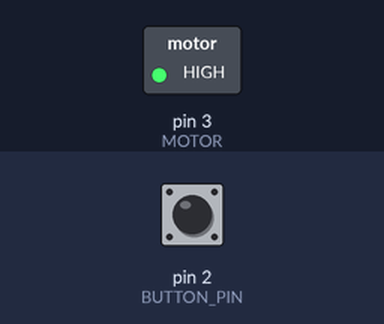
A sketch run on a simulated Arduino Uno, built with avr-gcc and run on an emulated ATmega328P. On the bench: switched loads named in the sketch (green lamp = pin HIGH). The inputs (shaded band) are chosen by the test bench; at power-on: pin 2 (BUTTON_PIN) HIGH.

Above: at 0.1 s.
At 120.1 s:
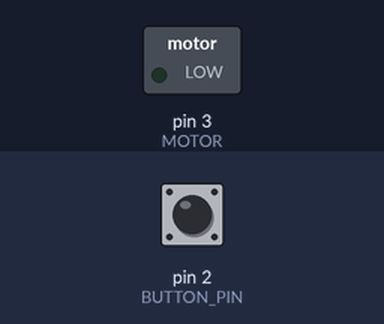
Timing chart, 0 to 121.6 s (numbered marks = the images above):
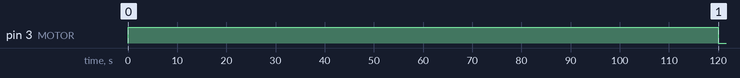

Measured:
- by itself, pin 3 (MOTOR): HIGH → LOW at 120 s

The sketch:

Chimenea_con_pulsador.ino.ino
```cpp
// Codigo escrito por Adrian Lara para Kamikaze Soluciones Electronicas.

#define MOTOR 3  // Ajusta el pin D3 para alimentar MOTOR atraves del Transistor TIP122
#define BUTTON_PIN 2  // Ajusta el pin D2 del pulsador para cambio de Estado

unsigned long tiempoAnterior = 0;
const unsigned long tiempoEncendido = 120000;  // 2 minutos en milisegundos
const unsigned long tiempoApagado = 300000;    // 5 minutos en milisegundos
boolean estadoMotor = HIGH;
boolean cambioRutina = false;

void setup() {
  pinMode(MOTOR, OUTPUT);
  pinMode(BUTTON_PIN, INPUT_PULLUP);  // Configura el pin D2 del pulsador como entrada con pull-up
  digitalWrite(MOTOR, estadoMotor);  // Inicia encendido del MOTOR
}

void loop() {
  unsigned long tiempoActual = millis();

  // Verifica el estado del pulsador
  if (digitalRead(BUTTON_PIN) == LOW) {
    // Pulsador presionado, marca el cambio de rutina
    cambioRutina = true;
    delay(50);  // Anti-rebote (puedes ajustar este valor según sea necesario)
  }

  // Cambio de rutina si el pulsador fue presionado
  if (cambioRutina) {
    cambioRutina = false;  // Reinicia la marca de cambio de rutina
    tiempoAnterior = tiempoActual;  // Reinicia el tiempo para la nueva rutina
    estadoMotor = HIGH;  // Enciende el MOTOR de manera continua
    digitalWrite(MOTOR, estadoMotor);
  } else {
    // Rutina original
    if (estadoMotor == HIGH && tiempoActual - tiempoAnterior >= tiempoEncendido) {
      // Apaga el MOTOR después de 2 minutos encendido
      estadoMotor = LOW;
      tiempoAnterior = tiempoActual;
    } else if (estadoMotor == LOW && tiempoActual - tiempoAnterior >= tiempoApagado) {
      // Enciende el MOTOR después de 5 minutos apagado
      estadoMotor = HIGH;
      tiempoAnterior = tiempoActual;
    }

    // Actualiza el estado del MOTOR
    digitalWrite(MOTOR, estadoMotor);
  }

  // Otras operaciones que puedes realizar durante el ciclo
  // ...
}
```
